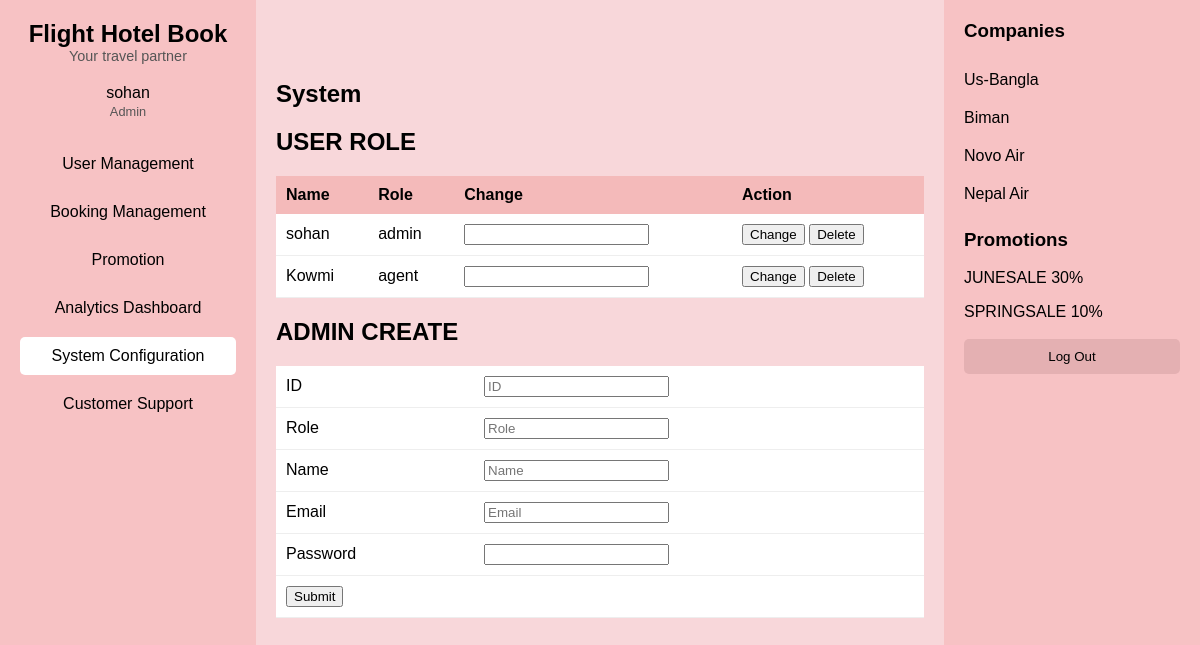
Screenshot of /Views/system.php (signed in) with the database file from the repository.
### tables this page shows
CREATE TABLE `exer` (
  `id` int(11) NOT NULL,
  `role` varchar(20) NOT NULL,
  `name` varchar(20) NOT NULL,
  `email` varchar(20) NOT NULL,
  `pass` varchar(20) NOT NULL
);

CREATE TABLE `promotion` (
  `code` varchar(20) NOT NULL,
  `Discount` int(20) NOT NULL,
  `startdate` date NOT NULL,
  `enddate` date NOT NULL,
  `limits` int(20) NOT NULL,
  `services` varchar(20) NOT NULL
);

### Models/system.php (called while the page is built, shortened)
<?php
function admindata()
{
    $con = conn();
    $sql = "select * from exer";
    $res = mysqli_query($con, $sql);
    return $res;
}

### Controllers/systemOparetion.php (called while the page is built, shortened)
<?php
require_once ("../Models/system.php");
if (!function_exists('systemselect')) {
    function systemselect()
    {
        $r = admindata();
        if ($r) {
            return $r;
        }
        return null;
    }
}

### Models/promotion.php (called while the page is built, shortened)
<?php
function selec()
{
    $con = conn();
    $sql = "select * from promotion";
    $res = mysqli_query($con, $sql);
    return $res;
}

### Controllers/promotionOparetion.php (called while the page is built, shortened)
<?php
require_once ("../Models/promotion.php");
function se()
{
    $r = selec();
    if ($r) {
        return $r;
    }
}

### Views/system.php (the view, shortened to what this page needs)
<?php
require_once ("../Controllers/systemOparetion.php");
?>
<!DOCTYPE html>
<html lang="en">
<head>
    <link rel="stylesheet" href="../Assestes/css/home.css">
</head>
<body>
    <div class="container">
        <div class="sidebar">
            <div class="logo">
                <h1>Flight Hotel Book</h1>
                <p>Your travel partner</p>
            </div>
            <div class="user-info">
                <p><?php echo $_SESSION["name"]; ?><br><span>Admin</span></p>
            </div>
            <nav class="menu">
                <a href="home.php">User Management</a>
                <a href="../Controllers/bookingController.php" value="1">Booking Management</a>
                <a href="promotion.php">Promotion</a>
                <a href="analysis.php">Analytics Dashboard</a>
                <a href="system.php" class="active">System Configuration</a>
                <a href="customersupport.php">Customer Support</a>
            </nav>
        </div>
        <div class="main-content">
            <div class="member-status">
                <div class="form-section">
                    <h2>System</h2>
                    <form action="../Controllers/systemOparetion.php" method="post">
                        <h2>USER ROLE</h2>
                        <table>
                            <thead>
                                <tr>
                                    <th>Name</th>
                                    <th>Role</th>
                                    <th>Change</th>
                                    <th>Action</th>
                                </tr>
                            </thead>
                            <?php
                            include ("../Controllers/systemOparetion.php");
                            $a = systemselect();
                            if (mysqli_num_rows($a) > 0) {
                                while ($r = mysqli_fetch_assoc($a)) {
                                    ?>
                                    <tbody>
                                        <tr>
                                            <td><?php
                                            echo $r['name']; ?></td>
                                            <td><?php
                                            echo $r['role'] ?></td>
                                            <td>
                                                <input type="text" name="role_<?php echo ($r["id"]); ?>">
                                            </td>
                                            <td>
                                                <button class="cancel-btn" name="change" value="<?php
                                                echo $r["id"]; ?>">
                                                    Change</button>
                                                <button class="cancel-btn" name="delete" value="<?php
                                                echo $r["id"]; ?>">
                                                    Delete</button>
                                            </td>
                                        <?php }
                            } ?>
                                </tr>
                            </tbody>
                        </table>
                    </form>
                    <form action="../Controllers/systemOparetion.php" method="post">
                        <h2>ADMIN CREATE</h2>
                        <table>
                            <tr>
                                <td>ID</td>
                                <td><input type="text" name="id" placeholder="ID"></td>
                            </tr>
                            <tr>
                                <td>Role</td>
                                <td><input type="text" name="role" placeholder="Role"></td>
                            </tr>
                            <tr>
                                <td>Name</td>
                                <td><input type="text" name="name" placeholder="Name"></td>
                            </tr>
                            <tr>
                                <td>Email</td>
                                <td><input type="email" name="email" placeholder="Email"></td>
                            </tr>
                            <tr>
                                <td>Password</td>
                                <td><input type="password" name="password"></td>
                            </tr>
                            <tr>
                                <td colspan="2">
                                    <input type="submit" name="submit" value="Submit">
                                </td>
                            </tr>
                        </table>
                    </form>
                </div>
            </div>
        </div>
        <div class="right-panel">
            <h3>Companies</h3>
            <ul class="companies">
                <li>Us-Bangla</li>
                <li>Biman</li>
                <li>Novo Air</li>
                <li>Nepal Air</li>
            </ul>
            <h3>Promotions</h3>
            <ul class="promotions">
                <?php
                include ("../Controllers/promotionOparetion.php");
                $a = se();
                while ($r = mysqli_fetch_assoc($a)) {
                    ?>
                    <?php echo $r["code"]; ?>
                    <?php echo $r["Discount"]; ?>%
                </ul>
            <?php }
                ?>
            <br>
            <br>
            <form method="get">
                <button class="logout" name="out">Log Out</button>
            </form>
        </div>
    </div>
</body>
</html>

### Assestes/css/home.css (style rules this page uses)
body { font-family: Arial, sans-serif; margin: 0; background-color: #f8d7da; }
.container { display: flex; height: 100vh; }
.sidebar { width: 20%; background-color: #f7c2c4; padding: 20px; display: flex; flex-direction: column; align-items: center; }
.sidebar .logo { text-align: center; }
.sidebar .logo h1 { font-size: 1.5em; margin: 0; }
.sidebar .logo p { margin: 0; font-size: 0.9em; color: #555; }
.sidebar .user-info { text-align: center; margin: 20px 0; }
.sidebar .user-info p { margin: 0; }
.sidebar .user-info span { font-size: 0.8em; color: #555; }
.sidebar .menu { display: flex; flex-direction: column; width: 100%; }
.sidebar .menu a { padding: 10px; color: #000; text-decoration: none; text-align: center; border-radius: 5px; margin: 5px 0; }
.sidebar .menu a:hover, .sidebar .menu a.active { background-color: white; }
.main-content { width: 60%; padding: 20px; }
.member-status { display: flex; flex-direction: column; margin-top: 20px; }
.member-status table { width: 100%; border-collapse: collapse; }
.member-status th, .member-status td { padding: 10px; text-align: left; }
.member-status th { background-color: #f4baba; }
.member-status td { background-color: #fff; border-bottom: 1px solid #eee; }
.right-panel { width: 20%; background-color: #f7c2c4; padding: 20px; }
.right-panel h3 { margin-top: 0; }
.right-panel ul { list-style: none; padding: 0; }
.right-panel li { padding: 10px 0; }
.right-panel .logout { width: 100%; padding: 10px; background-color: #e4b0b2; border: none; border-radius: 5px; cursor: pointer; }

### rows the page displays
exer: name "sohan", role "admin", $r["id"] 1 (drawn)
exer: name "Kowmi", role "agent", $r["id"] 0 (drawn)
promotion: code "JUNESALE", Discount "30"
promotion: code "SPRINGSALE", Discount "10"

### other values shown
$_SESSION["name"] "sohan"
